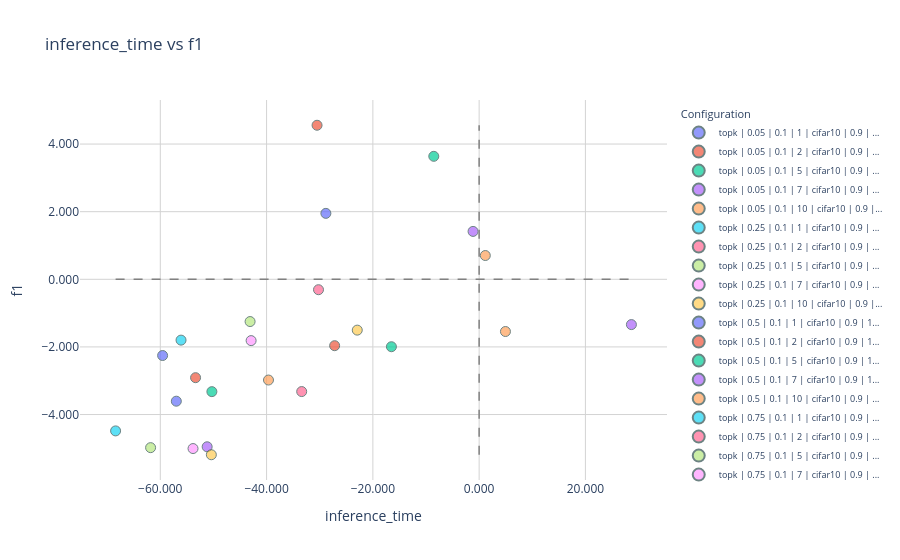

The code cell stored with this chart in its notebook:
### Code cell
fig = create_metric_scatter_long_advanced(d, 'inference_time', 'f1', signature_flag=True)
fig.show()

### Figure 1 — Plotly figure (JSON) as saved in the notebook; plotly's stock layout.template omitted (floating-point values rounded to 4 significant figures)
{"data": [{"hoverinfo": "text", "marker": {"line": {"color": "DarkSlateGrey", "width": 1}, "opacity": 0.7, "size": 10}, "mode": "markers", "name": "topk | 0.05 | 0.1 | 1 | cifar10 | 0.9 | ...", "showlegend": true, "text": ["<b>Configuration:</b><br>sketch_method: topk<br>subsample: 0.05<br>lr: 0.1<br>sketch_outputs: 1<br>dataset: cifar10<br>smoothing_alpha: 0.9<br>stabilization_threshold: 1.0<br><br><b>inference_time: -28.8402</b><br><b>f1: 1.9499</b>"], "type": "scatter", "x": [-28.84], "y": [1.95]}, {"hoverinfo": "text", "marker": {"line": {"color": "DarkSlateGrey", "width": 1}, "opacity": 0.7, "size": 10}, "mode": "markers", "name": "topk | 0.05 | 0.1 | 2 | cifar10 | 0.9 | ...", "showlegend": true, "text": ["<b>Configuration:</b><br>sketch_method: topk<br>subsample: 0.05<br>lr: 0.1<br>sketch_outputs: 2<br>dataset: cifar10<br>smoothing_alpha: 0.9<br>stabilization_threshold: 1.0<br><br><b>inference_time: -30.5022</b><br><b>f1: 4.5563</b>"], "type": "scatter", "x": [-30.5], "y": [4.556]}, {"hoverinfo": "text", "marker": {"line": {"color": "DarkSlateGrey", "width": 1}, "opacity": 0.7, "size": 10}, "mode": "markers", "name": "topk | 0.05 | 0.1 | 5 | cifar10 | 0.9 | ...", "showlegend": true, "text": ["<b>Configuration:</b><br>sketch_method: topk<br>subsample: 0.05<br>lr: 0.1<br>sketch_outputs: 5<br>dataset: cifar10<br>smoothing_alpha: 0.9<br>stabilization_threshold: 1.0<br><br><b>inference_time: -8.5330</b><br><b>f1: 3.6373</b>"], "type": "scatter", "x": [-8.533], "y": [3.637]}, {"hoverinfo": "text", "marker": {"line": {"color": "DarkSlateGrey", "width": 1}, "opacity": 0.7, "size": 10}, "mode": "markers", "name": "topk | 0.05 | 0.1 | 7 | cifar10 | 0.9 | ...", "showlegend": true, "text": ["<b>Configuration:</b><br>sketch_method: topk<br>subsample: 0.05<br>lr: 0.1<br>sketch_outputs: 7<br>dataset: cifar10<br>smoothing_alpha: 0.9<br>stabilization_threshold: 1.0<br><br><b>inference_time: -1.1442</b><br><b>f1: 1.4164</b>"], "type": "scatter", "x": [-1.144], "y": [1.416]}, {"hoverinfo": "text", "marker": {"line": {"color": "DarkSlateGrey", "width": 1}, "opacity": 0.7, "size": 10}, "mode": "markers", "name": "topk | 0.05 | 0.1 | 10 | cifar10 | 0.9 |...", "showlegend": true, "text": ["<b>Configuration:</b><br>sketch_method: topk<br>subsample: 0.05<br>lr: 0.1<br>sketch_outputs: 10<br>dataset: cifar10<br>smoothing_alpha: 0.9<br>stabilization_threshold: 1.0<br><br><b>inference_time: 1.1613</b><br><b>f1: 0.7031</b>"], "type": "scatter", "x": [1.161], "y": [0.7031]}, {"hoverinfo": "text", "marker": {"line": {"color": "DarkSlateGrey", "width": 1}, "opacity": 0.7, "size": 10}, "mode": "markers", "name": "topk | 0.25 | 0.1 | 1 | cifar10 | 0.9 | ...", "showlegend": true, "text": ["<b>Configuration:</b><br>sketch_method: topk<br>subsample: 0.25<br>lr: 0.1<br>sketch_outputs: 1<br>dataset: cifar10<br>smoothing_alpha: 0.9<br>stabilization_threshold: 1.0<br><br><b>inference_time: -56.0992</b><br><b>f1: -1.7993</b>"], "type": "scatter", "x": [-56.1], "y": [-1.799]}, {"hoverinfo": "text", "marker": {"line": {"color": "DarkSlateGrey", "width": 1}, "opacity": 0.7, "size": 10}, "mode": "markers", "name": "topk | 0.25 | 0.1 | 2 | cifar10 | 0.9 | ...", "showlegend": true, "text": ["<b>Configuration:</b><br>sketch_method: topk<br>subsample: 0.25<br>lr: 0.1<br>sketch_outputs: 2<br>dataset: cifar10<br>smoothing_alpha: 0.9<br>stabilization_threshold: 1.0<br><br><b>inference_time: -30.2285</b><br><b>f1: -0.3080</b>"], "type": "scatter", "x": [-30.23], "y": [-0.308]}, {"hoverinfo": "text", "marker": {"line": {"color": "DarkSlateGrey", "width": 1}, "opacity": 0.7, "size": 10}, "mode": "markers", "name": "topk | 0.25 | 0.1 | 5 | cifar10 | 0.9 | ...", "showlegend": true, "text": ["<b>Configuration:</b><br>sketch_method: topk<br>subsample: 0.25<br>lr: 0.1<br>sketch_outputs: 5<br>dataset: cifar10<br>smoothing_alpha: 0.9<br>stabilization_threshold: 1.0<br><br><b>inference_time: -43.1049</b><br><b>f1: -1.2499</b>"], "type": "scatter", "x": [-43.1], "y": [-1.25]}, {"hoverinfo": "text", "marker": {"line": {"color": "DarkSlateGrey", "width": 1}, "opacity": 0.7, "size": 10}, "mode": "markers", "name": "topk | 0.25 | 0.1 | 7 | cifar10 | 0.9 | ...", "showlegend": true, "text": ["<b>Configuration:</b><br>sketch_method: topk<br>subsample: 0.25<br>lr: 0.1<br>sketch_outputs: 7<br>dataset: cifar10<br>smoothing_alpha: 0.9<br>stabilization_threshold: 1.0<br><br><b>inference_time: -42.9112</b><br><b>f1: -1.8138</b>"], "type": "scatter", "x": [-42.91], "y": [-1.814]}, {"hoverinfo": "text", "marker": {"line": {"color": "DarkSlateGrey", "width": 1}, "opacity": 0.7, "size": 10}, "mode": "markers", "name": "topk | 0.25 | 0.1 | 10 | cifar10 | 0.9 |...", "showlegend": true, "text": ["<b>Configuration:</b><br>sketch_method: topk<br>subsample: 0.25<br>lr: 0.1<br>sketch_outputs: 10<br>dataset: cifar10<br>smoothing_alpha: 0.9<br>stabilization_threshold: 1.0<br><br><b>inference_time: -22.9351</b><br><b>f1: -1.5034</b>"], "type": "scatter", "x": [-22.94], "y": [-1.503]}, {"hoverinfo": "text", "marker": {"line": {"color": "DarkSlateGrey", "width": 1}, "opacity": 0.7, "size": 10}, "mode": "markers", "name": "topk | 0.5 | 0.1 | 1 | cifar10 | 0.9 | 1...", "showlegend": true, "text": ["<b>Configuration:</b><br>sketch_method: topk<br>subsample: 0.5<br>lr: 0.1<br>sketch_outputs: 1<br>dataset: cifar10<br>smoothing_alpha: 0.9<br>stabilization_threshold: 1.0<br><br><b>inference_time: -59.5643</b><br><b>f1: -2.2547</b>"], "type": "scatter", "x": [-59.56], "y": [-2.255]}, {"hoverinfo": "text", "marker": {"line": {"color": "DarkSlateGrey", "width": 1}, "opacity": 0.7, "size": 10}, "mode": "markers", "name": "topk | 0.5 | 0.1 | 2 | cifar10 | 0.9 | 1...", "showlegend": true, "text": ["<b>Configuration:</b><br>sketch_method: topk<br>subsample: 0.5<br>lr: 0.1<br>sketch_outputs: 2<br>dataset: cifar10<br>smoothing_alpha: 0.9<br>stabilization_threshold: 1.0<br><br><b>inference_time: -53.3634</b><br><b>f1: -2.9098</b>"], "type": "scatter", "x": [-53.36], "y": [-2.91]}, {"hoverinfo": "text", "marker": {"line": {"color": "DarkSlateGrey", "width": 1}, "opacity": 0.7, "size": 10}, "mode": "markers", "name": "topk | 0.5 | 0.1 | 5 | cifar10 | 0.9 | 1...", "showlegend": true, "text": ["<b>Configuration:</b><br>sketch_method: topk<br>subsample: 0.5<br>lr: 0.1<br>sketch_outputs: 5<br>dataset: cifar10<br>smoothing_alpha: 0.9<br>stabilization_threshold: 1.0<br><br><b>inference_time: -50.2934</b><br><b>f1: -3.3227</b>"], "type": "scatter", "x": [-50.29], "y": [-3.323]}, {"hoverinfo": "text", "marker": {"line": {"color": "DarkSlateGrey", "width": 1}, "opacity": 0.7, "size": 10}, "mode": "markers", "name": "topk | 0.5 | 0.1 | 7 | cifar10 | 0.9 | 1...", "showlegend": true, "text": ["<b>Configuration:</b><br>sketch_method: topk<br>subsample: 0.5<br>lr: 0.1<br>sketch_outputs: 7<br>dataset: cifar10<br>smoothing_alpha: 0.9<br>stabilization_threshold: 1.0<br><br><b>inference_time: -51.1841</b><br><b>f1: -4.9539</b>"], "type": "scatter", "x": [-51.18], "y": [-4.954]}, {"hoverinfo": "text", "marker": {"line": {"color": "DarkSlateGrey", "width": 1}, "opacity": 0.7, "size": 10}, "mode": "markers", "name": "topk | 0.5 | 0.1 | 10 | cifar10 | 0.9 | ...", "showlegend": true, "text": ["<b>Configuration:</b><br>sketch_method: topk<br>subsample: 0.5<br>lr: 0.1<br>sketch_outputs: 10<br>dataset: cifar10<br>smoothing_alpha: 0.9<br>stabilization_threshold: 1.0<br><br><b>inference_time: -39.6401</b><br><b>f1: -2.9792</b>"], "type": "scatter", "x": [-39.64], "y": [-2.979]}, {"hoverinfo": "text", "marker": {"line": {"color": "DarkSlateGrey", "width": 1}, "opacity": 0.7, "size": 10}, "mode": "markers", "name": "topk | 0.75 | 0.1 | 1 | cifar10 | 0.9 | ...", "showlegend": true, "text": ["<b>Configuration:</b><br>sketch_method: topk<br>subsample: 0.75<br>lr: 0.1<br>sketch_outputs: 1<br>dataset: cifar10<br>smoothing_alpha: 0.9<br>stabilization_threshold: 1.0<br><br><b>inference_time: -68.4123</b><br><b>f1: -4.4838</b>"], "type": "scatter", "x": [-68.41], "y": [-4.484]}, {"hoverinfo": "text", "marker": {"line": {"color": "DarkSlateGrey", "width": 1}, "opacity": 0.7, "size": 10}, "mode": "markers", "name": "topk | 0.75 | 0.1 | 2 | cifar10 | 0.9 | ...", "showlegend": true, "text": ["<b>Configuration:</b><br>sketch_method: topk<br>subsample: 0.75<br>lr: 0.1<br>sketch_outputs: 2<br>dataset: cifar10<br>smoothing_alpha: 0.9<br>stabilization_threshold: 1.0<br><br><b>inference_time: -33.3909</b><br><b>f1: -3.3207</b>"], "type": "scatter", "x": [-33.39], "y": [-3.321]}, {"hoverinfo": "text", "marker": {"line": {"color": "DarkSlateGrey", "width": 1}, "opacity": 0.7, "size": 10}, "mode": "markers", "name": "topk | 0.75 | 0.1 | 5 | cifar10 | 0.9 | ...", "showlegend": true, "text": ["<b>Configuration:</b><br>sketch_method: topk<br>subsample: 0.75<br>lr: 0.1<br>sketch_outputs: 5<br>dataset: cifar10<br>smoothing_alpha: 0.9<br>stabilization_threshold: 1.0<br><br><b>inference_time: -61.8258</b><br><b>f1: -4.9793</b>"], "type": "scatter", "x": [-61.83], "y": [-4.979]}, {"hoverinfo": "text", "marker": {"line": {"color": "DarkSlateGrey", "width": 1}, "opacity": 0.7, "size": 10}, "mode": "markers", "name": "topk | 0.75 | 0.1 | 7 | cifar10 | 0.9 | ...", "showlegend": true, "text": ["<b>Configuration:</b><br>sketch_method: topk<br>subsample: 0.75<br>lr: 0.1<br>sketch_outputs: 7<br>dataset: cifar10<br>smoothing_alpha: 0.9<br>stabilization_threshold: 1.0<br><br><b>inference_time: -53.8414</b><br><b>f1: -5.0061</b>"], "type": "scatter", "x": [-53.84], "y": [-5.006]}, {"hoverinfo": "text", "marker": {"line": {"color": "DarkSlateGrey", "width": 1}, "opacity": 0.7, "size": 10}, "mode": "markers", "name": "topk | 0.75 | 0.1 | 10 | cifar10 | 0.9 |...", "showlegend": true, "text": ["<b>Configuration:</b><br>sketch_method: topk<br>subsample: 0.75<br>lr: 0.1<br>sketch_outputs: 10<br>dataset: cifar10<br>smoothing_alpha: 0.9<br>stabilization_threshold: 1.0<br><br><b>inference_time: -50.3958</b><br><b>f1: -5.1893</b>"], "type": "scatter", "x": [-50.4], "y": [-5.189]}, {"hoverinfo": "text", "marker": {"line": {"color": "DarkSlateGrey", "width": 1}, "opacity": 0.7, "size": 10}, "mode": "markers", "name": "topk | 1.0 | 0.1 | 1 | cifar10 | 0.9 | 1...", "showlegend": true, "text": ["<b>Configuration:</b><br>sketch_method: topk<br>subsample: 1.0<br>lr: 0.1<br>sketch_outputs: 1<br>dataset: cifar10<br>smoothing_alpha: 0.9<br>stabilization_threshold: 1.0<br><br><b>inference_time: -56.9857</b><br><b>f1: -3.6052</b>"], "type": "scatter", "x": [-56.99], "y": [-3.605]}, {"hoverinfo": "text", "marker": {"line": {"color": "DarkSlateGrey", "width": 1}, "opacity": 0.7, "size": 10}, "mode": "markers", "name": "topk | 1.0 | 0.1 | 2 | cifar10 | 0.9 | 1...", "showlegend": true, "text": ["<b>Configuration:</b><br>sketch_method: topk<br>subsample: 1.0<br>lr: 0.1<br>sketch_outputs: 2<br>dataset: cifar10<br>smoothing_alpha: 0.9<br>stabilization_threshold: 1.0<br><br><b>inference_time: -27.1914</b><br><b>f1: -1.9636</b>"], "type": "scatter", "x": [-27.19], "y": [-1.964]}, {"hoverinfo": "text", "marker": {"line": {"color": "DarkSlateGrey", "width": 1}, "opacity": 0.7, "size": 10}, "mode": "markers", "name": "topk | 1.0 | 0.1 | 5 | cifar10 | 0.9 | 1...", "showlegend": true, "text": ["<b>Configuration:</b><br>sketch_method: topk<br>subsample: 1.0<br>lr: 0.1<br>sketch_outputs: 5<br>dataset: cifar10<br>smoothing_alpha: 0.9<br>stabilization_threshold: 1.0<br><br><b>inference_time: -16.5057</b><br><b>f1: -1.9946</b>"], "type": "scatter", "x": [-16.51], "y": [-1.995]}, {"hoverinfo": "text", "marker": {"line": {"color": "DarkSlateGrey", "width": 1}, "opacity": 0.7, "size": 10}, "mode": "markers", "name": "topk | 1.0 | 0.1 | 7 | cifar10 | 0.9 | 1...", "showlegend": true, "text": ["<b>Configuration:</b><br>sketch_method: topk<br>subsample: 1.0<br>lr: 0.1<br>sketch_outputs: 7<br>dataset: cifar10<br>smoothing_alpha: 0.9<br>stabilization_threshold: 1.0<br><br><b>inference_time: 28.6546</b><br><b>f1: -1.3399</b>"], "type": "scatter", "x": [28.65], "y": [-1.34]}, {"hoverinfo": "text", "marker": {"line": {"color": "DarkSlateGrey", "width": 1}, "opacity": 0.7, "size": 10}, "mode": "markers", "name": "topk | 1.0 | 0.1 | 10 | cifar10 | 0.9 | ...", "showlegend": true, "text": ["<b>Configuration:</b><br>sketch_method: topk<br>subsample: 1.0<br>lr: 0.1<br>sketch_outputs: 10<br>dataset: cifar10<br>smoothing_alpha: 0.9<br>stabilization_threshold: 1.0<br><br><b>inference_time: 4.9519</b><br><b>f1: -1.5445</b>"], "type": "scatter", "x": [4.952], "y": [-1.545]}], "layout": {"hoverlabel": {"bgcolor": "white", "font": {"family": "monospace", "size": 11}}, "legend": {"font": {"size": 9}, "itemsizing": "constant", "title": {"text": "Configuration"}, "x": 1.02, "xanchor": "left", "y": 0.99, "yanchor": "top"}, "margin": {"r": 200}, "plot_bgcolor": "white", "shapes": [{"line": {"color": "gray", "dash": "dash", "width": 1.5}, "type": "line", "x0": 0, "x1": 0, "y0": -5.189, "y1": 4.556}, {"line": {"color": "gray", "dash": "dash", "width": 1.5}, "type": "line", "x0": -68.41, "x1": 28.65, "y0": 0, "y1": 0}], "title": {"text": "inference_time vs f1"}, "xaxis": {"gridcolor": "lightgray", "showgrid": true, "tickformat": ".3f", "title": {"text": "inference_time"}, "zeroline": false}, "yaxis": {"gridcolor": "lightgray", "showgrid": true, "tickformat": ".3f", "title": {"text": "f1"}, "zeroline": false}}}
